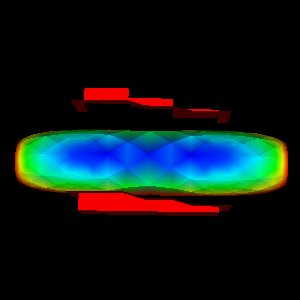

Python code for this plot:
#!/usr/bin/env python

# Read EnSight blow3 binary case file and render displacement field.

import os

import vtkmodules.vtkInteractionStyle  # noqa: F401
import vtkmodules.vtkRenderingFreeType  # noqa: F401
import vtkmodules.vtkRenderingOpenGL2  # noqa: F401

from vtkmodules.vtkFiltersGeometry import vtkGeometryFilter
from vtkmodules.vtkIOEnSight import vtkGenericEnSightReader
from vtkmodules.vtkRenderingCore import (
    vtkActor,
    vtkCompositePolyDataMapper,
    vtkRenderWindow,
    vtkRenderWindowInteractor,
    vtkRenderer,
)

# Source
data_dir = os.environ.get("VPE_DATA_DIR", os.path.dirname(os.path.abspath(__file__)))

# Read EnSight case file
ensight_reader = vtkGenericEnSightReader()
ensight_reader.SetCaseFileName(os.path.join(data_dir, "EnSight", "blow3_bin.case"))
ensight_reader.SetTimeValue(1)

# Extract geometry
geometry_filter = vtkGeometryFilter()
geometry_filter.SetInputConnection(ensight_reader.GetOutputPort())

# Mapper
composite_mapper = vtkCompositePolyDataMapper()
composite_mapper.SetInputConnection(geometry_filter.GetOutputPort())
composite_mapper.SetColorModeToMapScalars()
composite_mapper.SetScalarModeToUsePointFieldData()
composite_mapper.ColorByArrayComponent("displacement", 0)
composite_mapper.SetScalarRange(0, 2.08)

# Actor
ensight_actor = vtkActor()
ensight_actor.SetMapper(composite_mapper)

# Renderer
renderer = vtkRenderer()
renderer.AddActor(ensight_actor)

# Render window
render_window = vtkRenderWindow()
render_window.AddRenderer(renderer)
render_window.SetWindowName("ensight blow tensor binary")
render_window.SetMultiSamples(0)
render_window.SetSize(300, 300)

# Interactor
interactor = vtkRenderWindowInteractor()
interactor.SetRenderWindow(render_window)

# Scene
camera = renderer.GetActiveCamera()
camera.SetPosition(99.3932, 17.6571, -22.6071)
camera.SetFocalPoint(3.5, 12, 1.5)
camera.SetViewAngle(30)
camera.SetViewUp(0.239617, -0.01054, 0.97081)
renderer.ResetCameraClippingRange()

interactor.Initialize()
interactor.Start()
